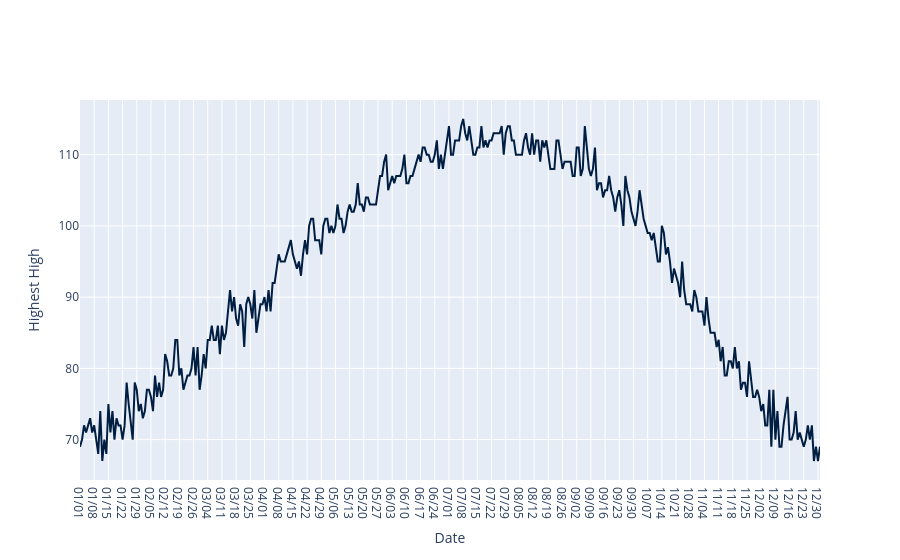

Write notebook code for a chart like this one.
### Code cell
temps.plot('Date', 'Highest High')

### Figure 1 — Plotly figure (JSON) as saved in the notebook; plotly's stock layout.template omitted (floating-point values rounded to 4 significant figures; data arrays with more than 128 entries replaced by an {"elided": "..."} marker saying what was removed)
{"data": [{"line": {"color": "rgb(0,30,66)"}, "mode": "lines", "name": "Highest High", "type": "scatter", "x": {"elided": "366 str values"}, "y": {"elided": "366 int values"}}], "layout": {"autosize": true, "dragmode": "zoom", "xaxis": {"autorange": true, "range": [0, 365], "title": {"text": "Date"}, "type": "category"}, "yaxis": {"autorange": true, "range": [64.33, 117.7], "title": {"text": "Highest High"}, "type": "linear"}}}
